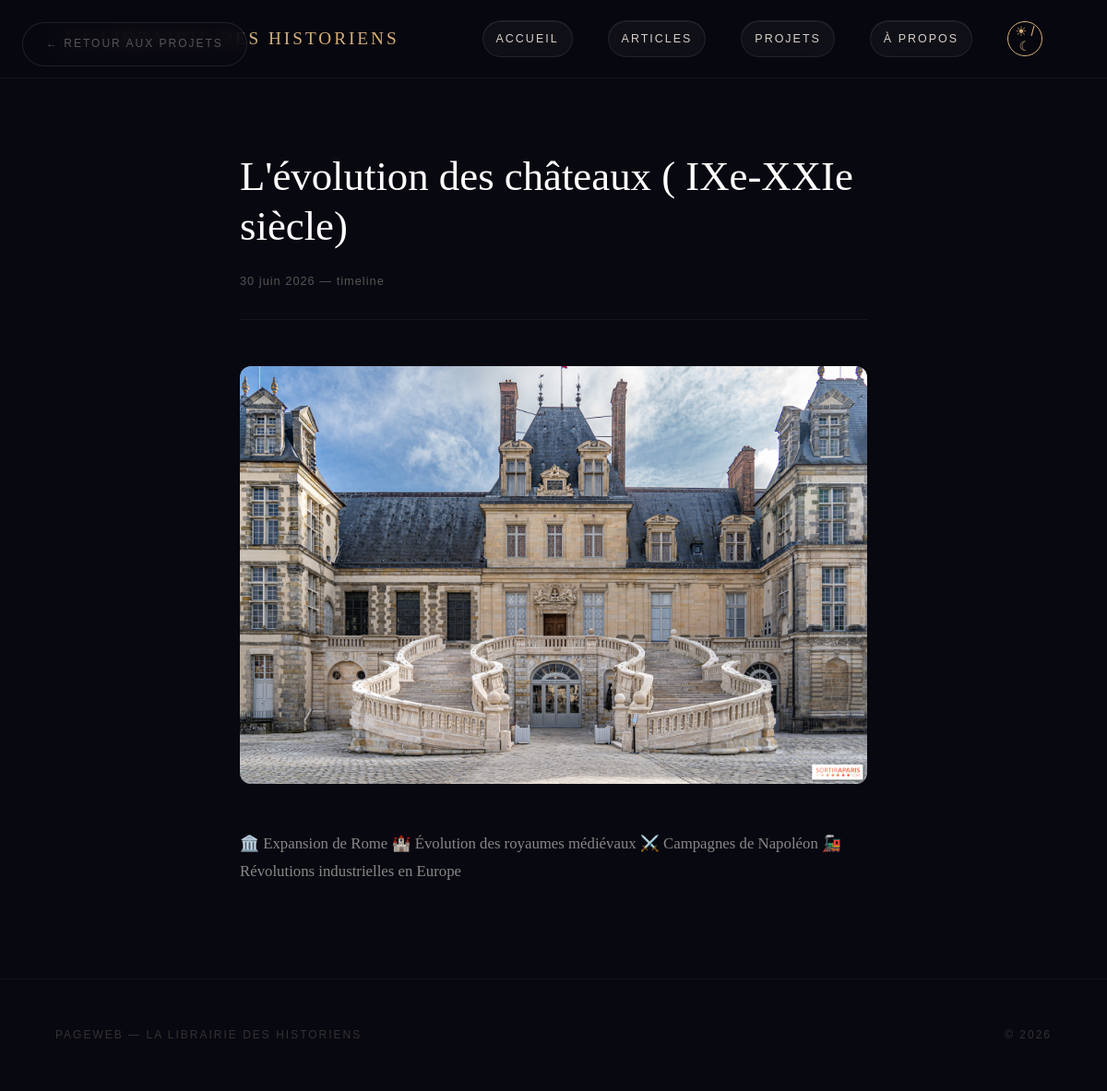
/projects/1/, run on the app's committed database.
### projects/models.py (models this page shows, shortened)
class Project(models.Model):
    TYPE_CHOICES = [
        ('carte', 'Carte'),
        ('timeline', 'Chronologie'),
        ('dataviz', 'Visualisation de données'),
    ]
    titre = models.CharField(max_length=200)
    description = models.TextField()
    type_project = models.CharField(max_length=20, choices=TYPE_CHOICES)
    date = models.DateTimeField(auto_now_add=True)
    image = models.ImageField(upload_to='projects/', blank=True, null=True)

### projects/views.py (the view)
# urls.py: path('<int:pk>/', views.detail_project, name='detail_project'),
def detail_project(request, pk):
    project = get_object_or_404(Project, pk=pk)
    return render(request, 'projects/detail.html', {'project': project})

### projects/templates/projects/detail.html (shortened to what this page needs)
{% extends 'core/base.html' %}
{% block contenu %}
    <div class="detail">
        <a href="/projets/" class="retour">← Retour aux projets</a>
        <h1>{{ project.titre }}</h1>
        <p class="meta">{{ project.date|date:"d F Y" }}{% if project.type_project %} — {{ project.type_project }}{% endif %}</p>
        {% if project.image %}
            <img src="{{ project.image.url }}" alt="{{ project.titre }}">
        {% endif %}
        <p>{{ project.description }}</p>
    </div>
{% endblock %}

### core/static/core/style.css (style rules this page uses)
* { margin: 0; padding: 0; box-sizing: border-box; }
body { font-family: 'Georgia', serif; background-color: #080810; color: #e8e0d0; line-height: 1.8; }
.detail { max-width: 800px; margin: 0 auto; padding: 80px 60px; }
.detail h1 { font-family: 'Georgia', serif; font-size: 2.8rem; color: #ffffff; font-weight: normal; line-height: 1.2; margin-bottom: 20px; }
.detail .meta { font-family: 'Arial', sans-serif; font-size: 0.8rem; color: #555; letter-spacing: 1px; margin-bottom: 50px; padding-bottom: 30px; border-bottom: 1px solid rgba(255,255,255,0.05); }
.detail img { width: 100%; border-radius: 12px; margin-bottom: 40px; }
.detail p { color: #888; margin-bottom: 20px; font-size: 1.05rem; }
.retour { position: fixed; top: 24px; left: 24px; z-index: 200; display: inline-flex; align-items: center; gap: 8px; margin: 0; font-family: 'Arial', sans-serif; font-size: 0.75rem; color: #555; text-decoration: none; letter-spacing: 2px; text-transform: uppercase; border: 1px solid rgba(255,255,255,0.1); padding: 12px 25px; border-radius: 50px; background: rgba(8, 8, 16, 0.75); backdrop-filter: blur(10px); -webkit-backdrop-filter: blur(10px); transition: all 0.3s ease; }
.hero, .section, .liste, .detail, .apropos { animation: fadeIn 0.6s ease; }

### data on the page
Project: titre "L'évolution des châteaux ( IXe-XXIe siècle)", date "30 juin 2026", type_project "timeline", image (picture), description "🏛️ Expansion de Rome 🏰 Évolution des royaumes médiévaux ⚔️ Campagnes de Napoléon 🚂 Révolutions industrielles en Europe"
